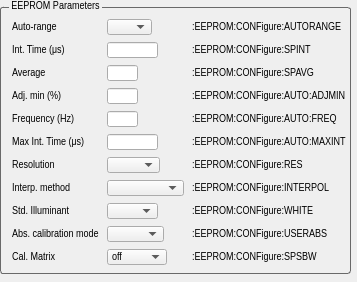
     <widget class="QWidget" name="widget_hera_06_eeprom_parameters" native="true">
      <property name="geometry">
       <rect>
        <x>303</x>
        <y>116</y>
        <width>357</width>
        <height>282</height>
       </rect>
      </property>
      <widget class="QGroupBox" name="groupBox_ar_params_11">
       <property name="geometry">
        <rect>
         <x>0</x>
         <y>0</y>
         <width>351</width>
         <height>274</height>
        </rect>
       </property>
       <property name="font">
        <font>
         <family>Arial Narrow</family>
         <pointsize>8</pointsize>
        </font>
       </property>
       <property name="styleSheet">
        <string notr="true">QGroupBox {

    border: 1px solid gray;
    border-color: #696969;
    border-radius: 3px;
    margin-top: 7px;
}

QGroupBox::title {
    subcontrol-origin: margin;
    left: 9px;
    padding: 0px 1px 0px 1px;
}</string>
       </property>
       <property name="title">
        <string>EEPROM Parameters</string>
       </property>
       <property name="alignment">
        <set>Qt::AlignLeading|Qt::AlignLeft|Qt::AlignVCenter</set>
       </property>
       <widget class="QWidget" name="gridLayoutWidget_9">
        <property name="geometry">
         <rect>
          <x>4</x>
          <y>18</y>
          <width>359</width>
          <height>251</height>
         </rect>
        </property>
        <layout class="QGridLayout" name="gridLayout_4">
         <property name="horizontalSpacing">
          <number>0</number>
         </property>
         <item row="3" column="0">
          <widget class="QLabel" name="label_ar_adjmin_3">
           <property name="minimumSize">
            <size>
             <width>53</width>
             <height>16</height>
            </size>
           </property>
           <property name="maximumSize">
            <size>
             <width>53</width>
             <height>16</height>
            </size>
           </property>
           <property name="font">
            <font>
             <family>Arial Narrow</family>
             <pointsize>8</pointsize>
            </font>
           </property>
           <property name="text">
            <string>Adj. min (%)</string>
           </property>
          </widget>
         </item>
         <item row="5" column="0">
          <widget class="QLabel" name="label_ar_max_int_time_3">
           <property name="minimumSize">
            <size>
             <width>77</width>
             <height>16</height>
            </size>
           </property>
           <property name="maximumSize">
            <size>
             <width>77</width>
             <height>16</height>
            </size>
           </property>
           <property name="font">
            <font>
             <family>Arial Narrow</family>
             <pointsize>8</pointsize>
            </font>
           </property>
           <property name="text">
            <string>Max Int. Time (μs)</string>
           </property>
          </widget>
         </item>
         <item row="6" column="0">
          <widget class="QLabel" name="label_avg_8">
           <property name="minimumSize">
            <size>
             <width>53</width>
             <height>16</height>
            </size>
           </property>
           <property name="maximumSize">
            <size>
             <width>53</width>
             <height>16</height>
            </size>
           </property>
           <property name="font">
            <font>
             <family>Arial Narrow</family>
             <pointsize>8</pointsize>
            </font>
           </property>
           <property name="text">
            <string>Resolution</string>
           </property>
          </widget>
         </item>
         <item row="10" column="0">
          <widget class="QLabel" name="label_sbw_10">
           <property name="minimumSize">
            <size>
             <width>61</width>
             <height>16</height>
            </size>
           </property>
           <property name="maximumSize">
            <size>
             <width>61</width>
             <height>16</height>
            </size>
           </property>
           <property name="font">
            <font>
             <family>Arial Narrow</family>
             <pointsize>8</pointsize>
            </font>
           </property>
           <property name="text">
            <string>Cal. Matrix</string>
           </property>
          </widget>
         </item>
         <item row="5" column="1">
          <widget class="QLineEdit" name="lineEdit_hera_max_int_time">
           <property name="minimumSize">
            <size>
             <width>51</width>
             <height>16</height>
            </size>
           </property>
           <property name="maximumSize">
            <size>
             <width>51</width>
             <height>16</height>
            </size>
           </property>
           <property name="font">
            <font>
             <family>Arial Narrow</family>
             <pointsize>8</pointsize>
            </font>
           </property>
           <property name="toolTip">
            <string>&lt;html&gt;&lt;head/&gt;&lt;body&gt;&lt;p&gt;&lt;span style=&quot; font-family:'Arial Narrow'; font-size:9pt; font-weight:600;&quot;&gt;2500 - 20000000&lt;/span&gt;&lt;/p&gt;&lt;/body&gt;&lt;/html&gt;</string>
           </property>
           <property name="alignment">
            <set>Qt::AlignLeading|Qt::AlignLeft|Qt::AlignVCenter</set>
           </property>
          </widget>
         </item>
         <item row="7" column="2">
          <widget class="QLabel" name="label_int_time_22">
           <property name="minimumSize">
            <size>
             <width>0</width>
             <height>16</height>
            </size>
           </property>
           <property name="maximumSize">
            <size>
             <width>16777215</width>
             <height>16</height>
            </size>
           </property>
           <property name="font">
            <font>
             <family>Arial Narrow</family>
             <pointsize>8</pointsize>
            </font>
           </property>
           <property name="text">
            <string>:EEPROM:CONFigure:INTERPOL</string>
           </property>
          </widget>
         </item>
         <item row="8" column="2">
          <widget class="QLabel" name="label_int_time_23">
           <property name="minimumSize">
            <size>
             <width>0</width>
             <height>16</height>
            </size>
           </property>
           <property name="maximumSize">
            <size>
             <width>16777215</width>
             <height>16</height>
            </size>
           </property>
           <property name="font">
            <font>
             <family>Arial Narrow</family>
             <pointsize>8</pointsize>
            </font>
           </property>
           <property name="text">
            <string>:EEPROM:CONFigure:WHITE</string>
           </property>
          </widget>
         </item>
         <item row="0" column="0">
          <widget class="QLabel" name="label_int_time_16">
           <property name="minimumSize">
            <size>
             <width>47</width>
             <height>16</height>
            </size>
           </property>
           <property name="maximumSize">
            <size>
             <width>47</width>
             <height>16</height>
            </size>
           </property>
           <property name="font">
            <font>
             <family>Arial Narrow</family>
             <pointsize>8</pointsize>
            </font>
           </property>
           <property name="text">
            <string>Auto-range</string>
           </property>
          </widget>
         </item>
         <item row="10" column="1">
          <widget class="QComboBox" name="comboBox_hera_sbw">
           <property name="minimumSize">
            <size>
             <width>60</width>
             <height>16</height>
            </size>
           </property>
           <property name="maximumSize">
            <size>
             <width>60</width>
             <height>16</height>
            </size>
           </property>
           <property name="font">
            <font>
             <family>Arial Narrow</family>
             <pointsize>8</pointsize>
            </font>
           </property>
           <property name="layoutDirection">
            <enum>Qt::LeftToRight</enum>
           </property>
           <property name="editable">
            <bool>false</bool>
           </property>
           <item>
            <property name="text">
             <string>off</string>
            </property>
           </item>
           <item>
            <property name="text">
             <string>user</string>
            </property>
           </item>
          </widget>
         </item>
         <item row="5" column="2">
          <widget class="QLabel" name="label_ar_max_int_time_4">
           <property name="minimumSize">
            <size>
             <width>161</width>
             <height>16</height>
            </size>
           </property>
           <property name="maximumSize">
            <size>
             <width>161</width>
             <height>16</height>
            </size>
           </property>
           <property name="font">
            <font>
             <family>Arial Narrow</family>
             <pointsize>8</pointsize>
            </font>
           </property>
           <property name="text">
            <string>:EEPROM:CONFigure:AUTO:MAXINT</string>
           </property>
          </widget>
         </item>
         <item row="7" column="0">
          <widget class="QLabel" name="label_sbw_12">
           <property name="minimumSize">
            <size>
             <width>61</width>
             <height>16</height>
            </size>
           </property>
           <property name="maximumSize">
            <size>
             <width>61</width>
             <height>16</height>
            </size>
           </property>
           <property name="font">
            <font>
             <family>Arial Narrow</family>
             <pointsize>8</pointsize>
            </font>
           </property>
           <property name="text">
            <string>Interp. method</string>
           </property>
          </widget>
         </item>
         <item row="1" column="0">
          <widget class="QLabel" name="label_int_time_18">
           <property name="minimumSize">
            <size>
             <width>53</width>
             <height>16</height>
            </size>
           </property>
           <property name="maximumSize">
            <size>
             <width>53</width>
             <height>16</height>
            </size>
           </property>
           <property name="font">
            <font>
             <family>Arial Narrow</family>
             <pointsize>8</pointsize>
            </font>
           </property>
           <property name="text">
            <string>Int. Time (μs)</string>
           </property>
          </widget>
         </item>
         <item row="0" column="2">
          <widget class="QLabel" name="label_int_time_17">
           <property name="minimumSize">
            <size>
             <width>0</width>
             <height>16</height>
            </size>
           </property>
           <property name="maximumSize">
            <size>
             <width>16777215</width>
             <height>16</height>
            </size>
           </property>
           <property name="font">
            <font>
             <family>Arial Narrow</family>
             <pointsize>8</pointsize>
            </font>
           </property>
           <property name="text">
            <string>:EEPROM:CONFigure:AUTORANGE</string>
           </property>
          </widget>
         </item>
         <item row="4" column="1">
          <widget class="QLineEdit" name="lineEdit_hera_freq">
           <property name="minimumSize">
            <size>
             <width>31</width>
             <height>16</height>
            </size>
           </property>
           <property name="maximumSize">
            <size>
             <width>31</width>
             <height>16</height>
            </size>
           </property>
           <property name="font">
            <font>
             <family>Arial Narrow</family>
             <pointsize>8</pointsize>
            </font>
           </property>
           <property name="toolTip">
            <string>&lt;html&gt;&lt;head/&gt;&lt;body&gt;&lt;p&gt;&lt;span style=&quot; font-family:'Arial Narrow'; font-size:9pt; font-weight:600;&quot;&gt;1 - 255&lt;/span&gt;&lt;/p&gt;&lt;/body&gt;&lt;/html&gt;</string>
           </property>
           <property name="alignment">
            <set>Qt::AlignLeading|Qt::AlignLeft|Qt::AlignVCenter</set>
           </property>
          </widget>
         </item>
         <item row="4" column="2">
          <widget class="QLabel" name="label_ar_max_int_time_5">
           <property name="minimumSize">
            <size>
             <width>161</width>
             <height>16</height>
            </size>
           </property>
           <property name="maximumSize">
            <size>
             <width>161</width>
             <height>16</height>
            </size>
           </property>
           <property name="font">
            <font>
             <family>Arial Narrow</family>
             <pointsize>8</pointsize>
            </font>
           </property>
           <property name="text">
            <string>:EEPROM:CONFigure:AUTO:FREQ</string>
           </property>
          </widget>
         </item>
         <item row="1" column="2">
          <widget class="QLabel" name="label_int_time_19">
           <property name="minimumSize">
            <size>
             <width>0</width>
             <height>16</height>
            </size>
           </property>
           <property name="maximumSize">
            <size>
             <width>16777215</width>
             <height>16</height>
            </size>
           </property>
           <property name="font">
            <font>
             <family>Arial Narrow</family>
             <pointsize>8</pointsize>
            </font>
           </property>
           <property name="text">
            <string>:EEPROM:CONFigure:SPINT</string>
           </property>
          </widget>
         </item>
         <item row="2" column="2">
          <widget class="QLabel" name="label_int_time_20">
           <property name="minimumSize">
            <size>
             <width>0</width>
             <height>16</height>
            </size>
           </property>
           <property name="maximumSize">
            <size>
             <width>16777215</width>
             <height>16</height>
            </size>
           </property>
           <property name="font">
            <font>
             <family>Arial Narrow</family>
             <pointsize>8</pointsize>
            </font>
           </property>
           <property name="text">
            <string>:EEPROM:CONFigure:SPAVG</string>
           </property>
          </widget>
         </item>
         <item row="2" column="0">
          <widget class="QLabel" name="label_avg_7">
           <property name="minimumSize">
            <size>
             <width>53</width>
             <height>16</height>
            </size>
           </property>
           <property name="maximumSize">
            <size>
             <width>53</width>
             <height>16</height>
            </size>
           </property>
           <property name="font">
            <font>
             <family>Arial Narrow</family>
             <pointsize>8</pointsize>
            </font>
           </property>
           <property name="text">
            <string>Average</string>
           </property>
          </widget>
         </item>
         <item row="3" column="1">
          <widget class="QLineEdit" name="lineEdit_hera_adjmin">
           <property name="minimumSize">
            <size>
             <width>31</width>
             <height>16</height>
            </size>
           </property>
           <property name="maximumSize">
            <size>
             <width>31</width>
             <height>16</height>
            </size>
           </property>
           <property name="font">
            <font>
             <family>Arial Narrow</family>
             <pointsize>8</pointsize>
            </font>
           </property>
           <property name="toolTip">
            <string>&lt;html&gt;&lt;head/&gt;&lt;body&gt;&lt;p&gt;&lt;span style=&quot; font-family:'Arial Narrow'; font-size:9pt; font-weight:600;&quot;&gt;1 - 100&lt;/span&gt;&lt;/p&gt;&lt;/body&gt;&lt;/html&gt;</string>
           </property>
           <property name="alignment">
            <set>Qt::AlignLeading|Qt::AlignLeft|Qt::AlignVCenter</set>
           </property>
          </widget>
         </item>
         <item row="6" column="2">
          <widget class="QLabel" name="label_int_time_21">
           <property name="minimumSize">
            <size>
             <width>0</width>
             <height>16</height>
            </size>
           </property>
           <property name="maximumSize">
            <size>
             <width>16777215</width>
             <height>16</height>
            </size>
           </property>
           <property name="font">
            <font>
             <family>Arial Narrow</family>
             <pointsize>8</pointsize>
            </font>
           </property>
           <property name="text">
            <string>:EEPROM:CONFigure:RES</string>
           </property>
          </widget>
         </item>
         <item row="4" column="0">
          <widget class="QLabel" name="label_ar_freq_2">
           <property name="minimumSize">
            <size>
             <width>67</width>
             <height>16</height>
            </size>
           </property>
           <property name="maximumSize">
            <size>
             <width>67</width>
             <height>16</height>
            </size>
           </property>
           <property name="font">
            <font>
             <family>Arial Narrow</family>
             <pointsize>8</pointsize>
            </font>
           </property>
           <property name="text">
            <string>Frequency (Hz)</string>
           </property>
          </widget>
         </item>
         <item row="3" column="2">
          <widget class="QLabel" name="label_ar_max_int_time_6">
           <property name="minimumSize">
            <size>
             <width>161</width>
             <height>16</height>
            </size>
           </property>
           <property name="maximumSize">
            <size>
             <width>161</width>
             <height>16</height>
            </size>
           </property>
           <property name="font">
            <font>
             <family>Arial Narrow</family>
             <pointsize>8</pointsize>
            </font>
           </property>
           <property name="text">
            <string>:EEPROM:CONFigure:AUTO:ADJMIN</string>
           </property>
          </widget>
         </item>
         <item row="10" column="2">
          <widget class="QLabel" name="label_sbw_9">
           <property name="minimumSize">
            <size>
             <width>0</width>
             <height>16</height>
            </size>
           </property>
           <property name="maximumSize">
            <size>
             <width>16777215</width>
             <height>16</height>
            </size>
           </property>
           <property name="font">
            <font>
             <family>Arial Narrow</family>
             <pointsize>8</pointsize>
            </font>
           </property>
           <property name="text">
            <string>:EEPROM:CONFigure:SPSBW</string>
           </property>
          </widget>
         </item>
         <item row="9" column="2">
          <widget class="QLabel" name="label_int_time_24">
           <property name="minimumSize">
            <size>
             <width>0</width>
             <height>16</height>
            </size>
           </property>
           <property name="maximumSize">
            <size>
             <width>16777215</width>
             <height>16</height>
            </size>
           </property>
           <property name="font">
            <font>
             <family>Arial Narrow</family>
             <pointsize>8</pointsize>
            </font>
           </property>
           <property name="text">
            <string>:EEPROM:CONFigure:USERABS</string>
           </property>
          </widget>
         </item>
         <item row="8" column="0">
          <widget class="QLabel" name="label_sbw_13">
           <property name="minimumSize">
            <size>
             <width>61</width>
             <height>16</height>
            </size>
           </property>
           <property name="maximumSize">
            <size>
             <width>61</width>
             <height>16</height>
            </size>
           </property>
           <property name="font">
            <font>
             <family>Arial Narrow</family>
             <pointsize>8</pointsize>
            </font>
           </property>
           <property name="text">
            <string>Std. Illuminant</string>
           </property>
          </widget>
         </item>
         <item row="9" column="0">
          <widget class="QLabel" name="label_sbw_14">
           <property name="minimumSize">
            <size>
             <width>87</width>
             <height>16</height>
            </size>
           </property>
           <property name="maximumSize">
            <size>
             <width>87</width>
             <height>16</height>
            </size>
           </property>
           <property name="font">
            <font>
             <family>Arial Narrow</family>
             <pointsize>8</pointsize>
            </font>
           </property>
           <property name="text">
            <string>Abs. calibration mode</string>
           </property>
          </widget>
         </item>
         <item row="0" column="1">
          <widget class="QComboBox" name="comboBox_hera_autorange_eeprom">
           <property name="minimumSize">
            <size>
             <width>45</width>
             <height>16</height>
            </size>
           </property>
           <property name="maximumSize">
            <size>
             <width>45</width>
             <height>16</height>
            </size>
           </property>
           <property name="font">
            <font>
             <family>Arial Narrow</family>
             <pointsize>8</pointsize>
            </font>
           </property>
           <property name="layoutDirection">
            <enum>Qt::LeftToRight</enum>
           </property>
           <property name="editable">
            <bool>false</bool>
           </property>
           <property name="placeholderText">
            <string>clooooosed</string>
           </property>
           <item>
            <property name="text">
             <string>OFF</string>
            </property>
           </item>
           <item>
            <property name="text">
             <string>ON</string>
            </property>
           </item>
          </widget>
         </item>
         <item row="1" column="1">
          <widget class="QLineEdit" name="lineEdit_hera_int_time_eeprom">
           <property name="minimumSize">
            <size>
             <width>51</width>
             <height>16</height>
            </size>
           </property>
           <property name="maximumSize">
            <size>
             <width>51</width>
             <height>16</height>
            </size>
           </property>
           <property name="font">
            <font>
             <family>Arial Narrow</family>
             <pointsize>8</pointsize>
            </font>
           </property>
           <property name="toolTip">
            <string>&lt;html&gt;&lt;head/&gt;&lt;body&gt;&lt;p&gt;&lt;span style=&quot; font-family:'Arial Narrow'; font-size:9pt; font-weight:600;&quot;&gt;1000 - 500000&lt;/span&gt;&lt;/p&gt;&lt;/body&gt;&lt;/html&gt;</string>
           </property>
           <property name="layoutDirection">
            <enum>Qt::LeftToRight</enum>
           </property>
           <property name="alignment">
            <set>Qt::AlignLeading|Qt::AlignLeft|Qt::AlignVCenter</set>
           </property>
          </widget>
         </item>
         <item row="2" column="1">
          <widget class="QLineEdit" name="lineEdit_hera_avg_eeprom">
           <property name="minimumSize">
            <size>
             <width>31</width>
             <height>16</height>
            </size>
           </property>
           <property name="maximumSize">
            <size>
             <width>31</width>
             <height>16</height>
            </size>
           </property>
           <property name="font">
            <font>
             <family>Arial Narrow</family>
             <pointsize>8</pointsize>
            </font>
           </property>
           <property name="toolTip">
            <string>&lt;html&gt;&lt;head/&gt;&lt;body&gt;&lt;p&gt;&lt;span style=&quot; font-family:'Arial Narrow'; font-size:9pt; font-weight:600;&quot;&gt;1 - 200&lt;/span&gt;&lt;/p&gt;&lt;/body&gt;&lt;/html&gt;</string>
           </property>
           <property name="alignment">
            <set>Qt::AlignLeading|Qt::AlignLeft|Qt::AlignVCenter</set>
           </property>
          </widget>
         </item>
         <item row="7" column="1">
          <widget class="QComboBox" name="comboBox_hera_interp_method_eeprom">
           <property name="minimumSize">
            <size>
             <width>77</width>
             <height>16</height>
            </size>
           </property>
           <property name="maximumSize">
            <size>
             <width>77</width>
             <height>16</height>
            </size>
           </property>
           <property name="font">
            <font>
             <family>Arial Narrow</family>
             <pointsize>8</pointsize>
            </font>
           </property>
           <property name="layoutDirection">
            <enum>Qt::LeftToRight</enum>
           </property>
           <property name="editable">
            <bool>false</bool>
           </property>
           <property name="placeholderText">
            <string>clooooosed</string>
           </property>
           <item>
            <property name="text">
             <string>linear</string>
            </property>
           </item>
           <item>
            <property name="text">
             <string>cosine</string>
            </property>
           </item>
           <item>
            <property name="text">
             <string>cubic</string>
            </property>
           </item>
           <item>
            <property name="text">
             <string>Catmull-Rom</string>
            </property>
           </item>
           <item>
            <property name="text">
             <string>Hermite</string>
            </property>
           </item>
          </widget>
         </item>
         <item row="6" column="1">
          <widget class="QComboBox" name="comboBox_hera_res_eeprom">
           <property name="minimumSize">
            <size>
             <width>53</width>
             <height>16</height>
            </size>
           </property>
           <property name="maximumSize">
            <size>
             <width>53</width>
             <height>16</height>
            </size>
           </property>
           <property name="font">
            <font>
             <family>Arial Narrow</family>
             <pointsize>8</pointsize>
            </font>
           </property>
           <property name="layoutDirection">
            <enum>Qt::LeftToRight</enum>
           </property>
           <property name="editable">
            <bool>false</bool>
           </property>
           <property name="placeholderText">
            <string>clooooosed</string>
           </property>
           <item>
            <property name="text">
             <string>0.5nm</string>
            </property>
           </item>
           <item>
            <property name="text">
             <string>1nm</string>
            </property>
           </item>
           <item>
            <property name="text">
             <string>2.5nm</string>
            </property>
           </item>
           <item>
            <property name="text">
             <string>5nm</string>
            </property>
           </item>
           <item>
            <property name="text">
             <string>10nm</string>
            </property>
           </item>
          </widget>
         </item>
         <item row="9" column="1">
          <widget class="QComboBox" name="comboBox_hera_abs_cal_method_eeprom">
           <property name="minimumSize">
            <size>
             <width>57</width>
             <height>16</height>
            </size>
           </property>
           <property name="maximumSize">
            <size>
             <width>57</width>
             <height>16</height>
            </size>
           </property>
           <property name="font">
            <font>
             <family>Arial Narrow</family>
             <pointsize>8</pointsize>
            </font>
           </property>
           <property name="layoutDirection">
            <enum>Qt::LeftToRight</enum>
           </property>
           <property name="editable">
            <bool>false</bool>
           </property>
           <property name="placeholderText">
            <string>clooooosed</string>
           </property>
           <item>
            <property name="text">
             <string>factory</string>
            </property>
           </item>
           <item>
            <property name="text">
             <string>user</string>
            </property>
           </item>
          </widget>
         </item>
         <item row="8" column="1">
          <widget class="QComboBox" name="comboBox_hera_std_illuminant_eeprom">
           <property name="minimumSize">
            <size>
             <width>51</width>
             <height>16</height>
            </size>
           </property>
           <property name="maximumSize">
            <size>
             <width>51</width>
             <height>16</height>
            </size>
           </property>
           <property name="font">
            <font>
             <family>Arial Narrow</family>
             <pointsize>8</pointsize>
            </font>
           </property>
           <property name="layoutDirection">
            <enum>Qt::LeftToRight</enum>
           </property>
           <property name="editable">
            <bool>false</bool>
           </property>
           <property name="placeholderText">
            <string>clooooosed</string>
           </property>
           <item>
            <property name="text">
             <string>D65</string>
            </property>
           </item>
           <item>
            <property name="text">
             <string>C</string>
            </property>
           </item>
           <item>
            <property name="text">
             <string>D50</string>
            </property>
           </item>
           <item>
            <property name="text">
             <string>D55</string>
            </property>
           </item>
           <item>
            <property name="text">
             <string>D75</string>
            </property>
           </item>
           <item>
            <property name="text">
             <string>FL1</string>
            </property>
           </item>
           <item>
            <property name="text">
             <string>FL2</string>
            </property>
           </item>
           <item>
            <property name="text">
             <string>FL3</string>
            </property>
           </item>
           <item>
            <property name="text">
             <string>FL4</string>
            </property>
           </item>
           <item>
            <property name="text">
             <string>FL5</string>
            </property>
           </item>
           <item>
            <property name="text">
             <string>FL6</string>
            </property>
           </item>
           <item>
            <property name="text">
             <string>FL7</string>
            </property>
           </item>
           <item>
            <property name="text">
             <string>FL8</string>
            </property>
           </item>
           <item>
            <property name="text">
             <string>FL9</string>
            </property>
           </item>
           <item>
            <property name="text">
             <string>FL10</string>
            </property>
           </item>
           <item>
            <property name="text">
             <string>FL11</string>
            </property>
           </item>
           <item>
            <property name="text">
             <string>FL12</string>
            </property>
           </item>
           <item>
            <property name="text">
             <string>HP1</string>
            </property>
           </item>
           <item>
            <property name="text">
             <string>HP2</string>
            </property>
           </item>
           <item>
            <property name="text">
             <string>HP3</string>
            </property>
           </item>
           <item>
            <property name="text">
             <string>HP4</string>
            </property>
           </item>
           <item>
            <property name="text">
             <string>HP5</string>
            </property>
           </item>
           <item>
            <property name="text">
             <string>E</string>
            </property>
           </item>
           <item>
            <property name="text">
             <string>A</string>
            </property>
           </item>
          </widget>
         </item>
        </layout>
       </widget>
      </widget>
     </widget>
